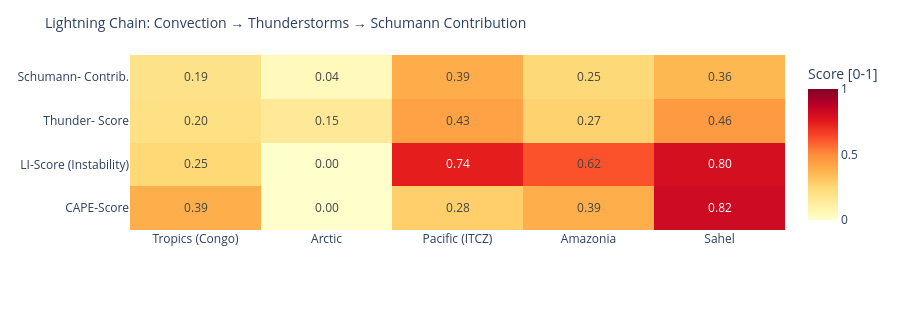

Source (notebook cell):
### Code cell
# ============================================================
# LIGHTNING CHAIN: Convection → Thunderstorms → Schumann
# Shows the causal chain per measurement point as heatmap
# ============================================================

def cape_score(v):
    """CAPE → normalized score [0,1]"""
    if v is None or pd.isna(v): return 0.0
    return min(1.0, float(v) / 3000)

def li_score(v):
    """Lifted Index: negative = unstable → score [0,1]"""
    if v is None or pd.isna(v): return 0.3
    return min(1.0, max(0.0, (-float(v) + 6) / 12))

def cloud_score(v):
    if v is None or pd.isna(v): return 0.3
    return float(v) / 100

def thunder_score(row):
    """Kombinierter Gewitterwahrscheinlichkeits-Score
    CAPE + LI + Bedeckung + WMO-Gewitter + konvektiver Niederschlag (showers)
    Hinweis: X-Ray und Kp sind kein Bestandteil – nur geomagn./solarer Kontext.
    """
    cs = cape_score(row.get('cape'))
    ls = li_score(row.get('li'))
    cl = cloud_score(row.get('cloud'))
    t  = 1.0 if row.get('thunderstorm') else 0.0
    # Convective precipitation (showers) as additional indicator
    sh = min(1.0, (row.get('showers') or 0) / 5.0)
    return round(cs * 0.30 + ls * 0.25 + cl * 0.15 + t * 0.20 + sh * 0.10, 3)

def schumann_contribution(t_score, lat):
    """Schumann contribution: higher in tropics (±30°), scaled by thunderstorm score"""
    lat_weight = max(0.3, 1.0 - abs(lat) / 60)
    return round(t_score * lat_weight, 3)

df_atm['cape_score']   = df_atm.apply(lambda r: cape_score(r['cape']), axis=1)
df_atm['li_score']     = df_atm.apply(lambda r: li_score(r['li']),    axis=1)
df_atm['thunder_score']= df_atm.apply(lambda r: thunder_score(r.to_dict()), axis=1)
df_atm['schumann_contribution'] = df_atm.apply(
    lambda r: schumann_contribution(r['thunder_score'], r['lat']), axis=1)

metrics = ['cape_score', 'li_score', 'thunder_score', 'schumann_contribution']
labels  = ['CAPE-Score', 'LI-Score\n(Instability)', 'Thunder-\nScore', 'Schumann-\nContrib.']
z_data  = [df_atm[m].tolist() for m in metrics]

fig = go.Figure(go.Heatmap(
    z=z_data,
    x=df_atm['point'].tolist(),
    y=labels,
    colorscale='YlOrRd',
    zmin=0, zmax=1,
    text=[[f'{v:.2f}' for v in row] for row in z_data],
    texttemplate='%{text}', textfont=dict(size=12),
    colorbar=dict(title='Score [0-1]')
))
fig.update_layout(
    title=dict(text='Lightning Chain: Convection → Thunderstorms → Schumann Contribution', font=dict(size=14)),
    height=310,
    plot_bgcolor='rgba(0,0,0,0)', paper_bgcolor='rgba(0,0,0,0)',
    margin=dict(l=130, r=80, t=55, b=80)
)
fig.show()

### Figure 1 — Plotly figure (JSON) as saved in the notebook; plotly's stock layout.template omitted (floating-point values rounded to 4 significant figures)
{"data": [{"colorbar": {"title": {"text": "Score [0-1]"}}, "colorscale": [[0.0, "rgb(255,255,204)"], [0.125, "rgb(255,237,160)"], [0.25, "rgb(254,217,118)"], [0.375, "rgb(254,178,76)"], [0.5, "rgb(253,141,60)"], [0.625, "rgb(252,78,42)"], [0.75, "rgb(227,26,28)"], [0.875, "rgb(189,0,38)"], [1.0, "rgb(128,0,38)"]], "text": [["0.39", "0.00", "0.28", "0.39", "0.82"], ["0.25", "0.00", "0.74", "0.62", "0.80"], ["0.20", "0.15", "0.43", "0.27", "0.46"], ["0.19", "0.04", "0.39", "0.25", "0.36"]], "textfont": {"size": 12}, "texttemplate": "%{text}", "type": "heatmap", "x": ["Tropics (Congo)", "Arctic", "Pacific (ITCZ)", "Amazonia", "Sahel"], "y": ["CAPE-Score", "LI-Score\n(Instability)", "Thunder-\nScore", "Schumann-\nContrib."], "z": [[0.39, 0.0, 0.2833, 0.3867, 0.8233], [0.25, 0.0, 0.7417, 0.6167, 0.8], [0.205, 0.15, 0.428, 0.27, 0.456], [0.191, 0.045, 0.392, 0.247, 0.357]], "zmax": 1, "zmin": 0}], "layout": {"height": 310, "margin": {"b": 80, "l": 130, "r": 80, "t": 55}, "paper_bgcolor": "rgba(0,0,0,0)", "plot_bgcolor": "rgba(0,0,0,0)", "title": {"font": {"size": 14}, "text": "Lightning Chain: Convection → Thunderstorms → Schumann Contribution"}}}
